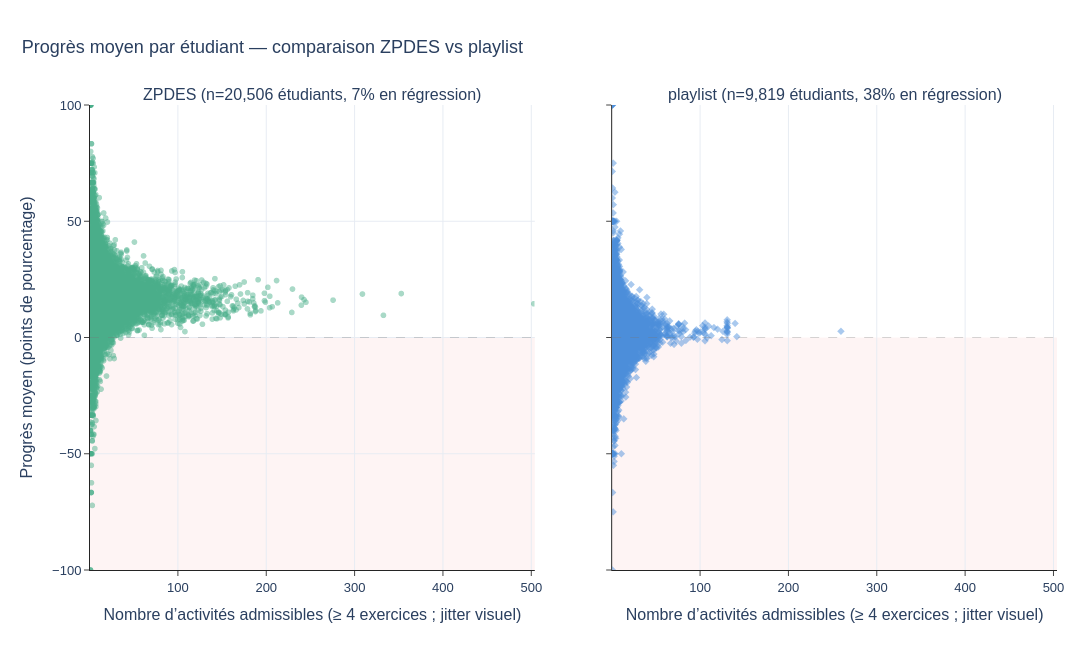

Notebook code cell kept with this figure:
### Markdown cell above
## 6. Plot activity count against student mean progress

The x coordinate is jittered only for readability. Hover text reports the exact number of eligible sequence-specific activities. The red area indicates negative mean progress.

### Code cell
mode_order = ('zpdes', 'playlist')
colors = {'zpdes': '#4AAE8A', 'playlist': '#4C8EDA'}
symbols = {'zpdes': 'circle', 'playlist': 'diamond'}
rng = np.random.default_rng(RANDOM_SEED)
missing_modes = set(mode_order).difference(student_summary['work_mode'].unique())
if missing_modes:
    raise ValueError(f'No eligible students for work modes: {sorted(missing_modes)}')

panel_titles = []
for work_mode in mode_order:
    mode_data = student_summary[student_summary['work_mode'].eq(work_mode)]
    negative_share = mode_data['negative_progress'].mean()
    mode_label = work_mode.upper() if work_mode == 'zpdes' else work_mode
    panel_titles.append(
        f'{mode_label} (n={len(mode_data):,} étudiants, '
        f'{negative_share:.0%} en régression)'
    )

figure = make_subplots(
    rows=1,
    cols=2,
    shared_yaxes=True,
    horizontal_spacing=0.08,
    subplot_titles=panel_titles,
)
for column, work_mode in enumerate(mode_order, start=1):
    mode_data = student_summary[student_summary['work_mode'].eq(work_mode)].copy()
    jitter = rng.uniform(-JITTER_WIDTH, JITTER_WIDTH, size=len(mode_data))
    customdata = mode_data[['activities', 'unique_exercises', 'modules']].to_numpy()
    figure.add_trace(
        go.Scattergl(
            x=mode_data['activities'].to_numpy() + jitter,
            y=mode_data['mean_progress'],
            mode='markers',
            marker={
                'color': colors[work_mode],
                'symbol': symbols[work_mode],
                'size': 6,
                'opacity': 0.48,
                'line': {'width': 0},
            },
            customdata=customdata,
            hovertemplate=(
                'Activités admissibles : %{customdata[0]:,.0f}'
                '<br>Progrès moyen : %{y:.1f} points'
                '<br>Exercices uniques : %{customdata[1]:,.0f}'
                '<br>Modules : %{customdata[2]:,.0f}<extra></extra>'
            ),
            showlegend=False,
        ),
        row=1,
        col=column,
    )
    figure.add_hrect(
        y0=-100,
        y1=0,
        fillcolor='#FDECEC',
        opacity=0.55,
        line_width=0,
        layer='below',
        row=1,
        col=column,
    )
    figure.add_hline(
        y=0,
        line={'color': '#777777', 'width': 1, 'dash': 'dash'},
        row=1,
        col=column,
    )

maximum_activities = int(student_summary['activities'].max())
figure.update_xaxes(
    range=[0.5, maximum_activities + 1],
    title_text='Nombre d’activités admissibles (≥ 4 exercices ; jitter visuel)',
    showgrid=True,
    gridcolor='#E7ECF3',
)
figure.update_yaxes(
    range=[-100, 100],
    title_text='Progrès moyen (points de pourcentage)',
    showgrid=True,
    gridcolor='#E7ECF3',
    row=1,
    col=1,
)
figure.update_layout(
    title='Progrès moyen par étudiant — comparaison ZPDES vs playlist',
    title_x=0.02,
    template='simple_white',
    width=1250,
    height=650,
    margin={'l': 90, 'r': 35, 't': 105, 'b': 80},
    font={'family': 'Arial', 'size': 13, 'color': '#2A3F5F'},
)
ACTIVITY_PROGRESS_SVG_CONFIG = {
    'toImageButtonOptions': {
        'format': 'svg',
        'filename': 'student_activity_count_vs_mean_progress',
        'width': 1250,
        'height': 650,
        'scale': 1,
    },
    'displaylogo': False,
}
figure.show(config=ACTIVITY_PROGRESS_SVG_CONFIG)

### Figure 1 — Plotly figure (JSON) as saved in the notebook; plotly's stock layout.template omitted (floating-point values rounded to 4 significant figures; data arrays with more than 128 entries replaced by an {"elided": "..."} marker saying what was removed)
{"data": [{"customdata": {"elided": "20506x3 int values"}, "hovertemplate": "Activités admissibles : %{customdata[0]:,.0f}<br>Progrès moyen : %{y:.1f} points<br>Exercices uniques : %{customdata[1]:,.0f}<br>Modules : %{customdata[2]:,.0f}<extra></extra>", "marker": {"color": "#4AAE8A", "line": {"width": 0}, "opacity": 0.48, "size": 6, "symbol": "circle"}, "mode": "markers", "showlegend": false, "type": "scattergl", "x": {"elided": "20506 float values"}, "xaxis": "x", "y": {"elided": "20506 float values"}, "yaxis": "y"}, {"customdata": {"elided": "9819x3 int values"}, "hovertemplate": "Activités admissibles : %{customdata[0]:,.0f}<br>Progrès moyen : %{y:.1f} points<br>Exercices uniques : %{customdata[1]:,.0f}<br>Modules : %{customdata[2]:,.0f}<extra></extra>", "marker": {"color": "#4C8EDA", "line": {"width": 0}, "opacity": 0.48, "size": 6, "symbol": "diamond"}, "mode": "markers", "showlegend": false, "type": "scattergl", "x": {"elided": "9819 float values"}, "xaxis": "x2", "y": {"elided": "9819 float values"}, "yaxis": "y2"}], "layout": {"annotations": [{"font": {"size": 16}, "showarrow": false, "text": "ZPDES (n=20,506 étudiants, 7% en régression)", "x": 0.23, "xanchor": "center", "xref": "paper", "y": 1, "yanchor": "bottom", "yref": "paper"}, {"font": {"size": 16}, "showarrow": false, "text": "playlist (n=9,819 étudiants, 38% en régression)", "x": 0.77, "xanchor": "center", "xref": "paper", "y": 1, "yanchor": "bottom", "yref": "paper"}], "font": {"color": "#2A3F5F", "family": "Arial", "size": 13}, "height": 650, "margin": {"b": 80, "l": 90, "r": 35, "t": 105}, "shapes": [{"fillcolor": "#FDECEC", "layer": "below", "line": {"width": 0}, "opacity": 0.55, "type": "rect", "x0": 0, "x1": 1, "xref": "x domain", "y0": -100, "y1": 0, "yref": "y"}, {"line": {"color": "#777777", "dash": "dash", "width": 1}, "type": "line", "x0": 0, "x1": 1, "xref": "x domain", "y0": 0, "y1": 0, "yref": "y"}, {"fillcolor": "#FDECEC", "layer": "below", "line": {"width": 0}, "opacity": 0.55, "type": "rect", "x0": 0, "x1": 1, "xref": "x2 domain", "y0": -100, "y1": 0, "yref": "y2"}, {"line": {"color": "#777777", "dash": "dash", "width": 1}, "type": "line", "x0": 0, "x1": 1, "xref": "x2 domain", "y0": 0, "y1": 0, "yref": "y2"}], "title": {"text": "Progrès moyen par étudiant — comparaison ZPDES vs playlist", "x": 0.02}, "width": 1250, "xaxis": {"anchor": "y", "domain": [0, 0.46], "gridcolor": "#E7ECF3", "range": [0.5, 504], "showgrid": true, "title": {"text": "Nombre d’activités admissibles (≥ 4 exercices ; jitter visuel)"}}, "xaxis2": {"anchor": "y2", "domain": [0.54, 1], "gridcolor": "#E7ECF3", "range": [0.5, 504], "showgrid": true, "title": {"text": "Nombre d’activités admissibles (≥ 4 exercices ; jitter visuel)"}}, "yaxis": {"anchor": "x", "domain": [0, 1], "gridcolor": "#E7ECF3", "range": [-100, 100], "showgrid": true, "title": {"text": "Progrès moyen (points de pourcentage)"}}, "yaxis2": {"anchor": "x2", "domain": [0, 1], "matches": "y", "showticklabels": false}}}
